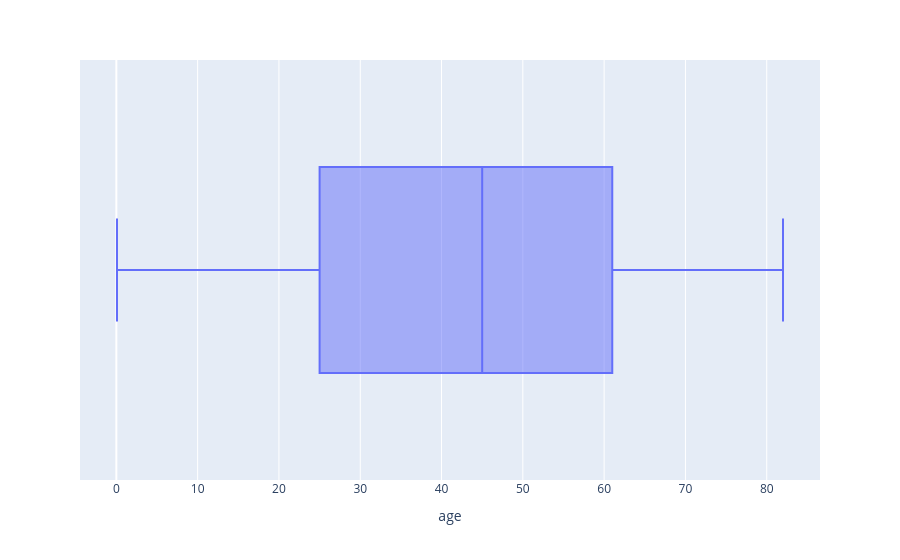

The notebook cell this image was saved under:
### Code cell
px.box(df,x="age")

### Figure 1 — Plotly figure (JSON) as saved in the notebook; plotly's stock layout.template omitted (floating-point values rounded to 4 significant figures; data arrays with more than 128 entries replaced by an {"elided": "..."} marker saying what was removed)
{"data": [{"alignmentgroup": "True", "hovertemplate": "age=%{x}<extra></extra>", "legendgroup": "", "marker": {"color": "#636efa"}, "name": "", "notched": false, "offsetgroup": "", "orientation": "h", "showlegend": false, "type": "box", "x": {"elided": "5110 float values"}, "x0": " ", "xaxis": "x", "y0": " ", "yaxis": "y"}], "layout": {"boxmode": "group", "legend": {"tracegroupgap": 0}, "margin": {"t": 60}, "xaxis": {"anchor": "y", "domain": [0, 1], "title": {"text": "age"}}, "yaxis": {"anchor": "x", "domain": [0, 1]}}}
